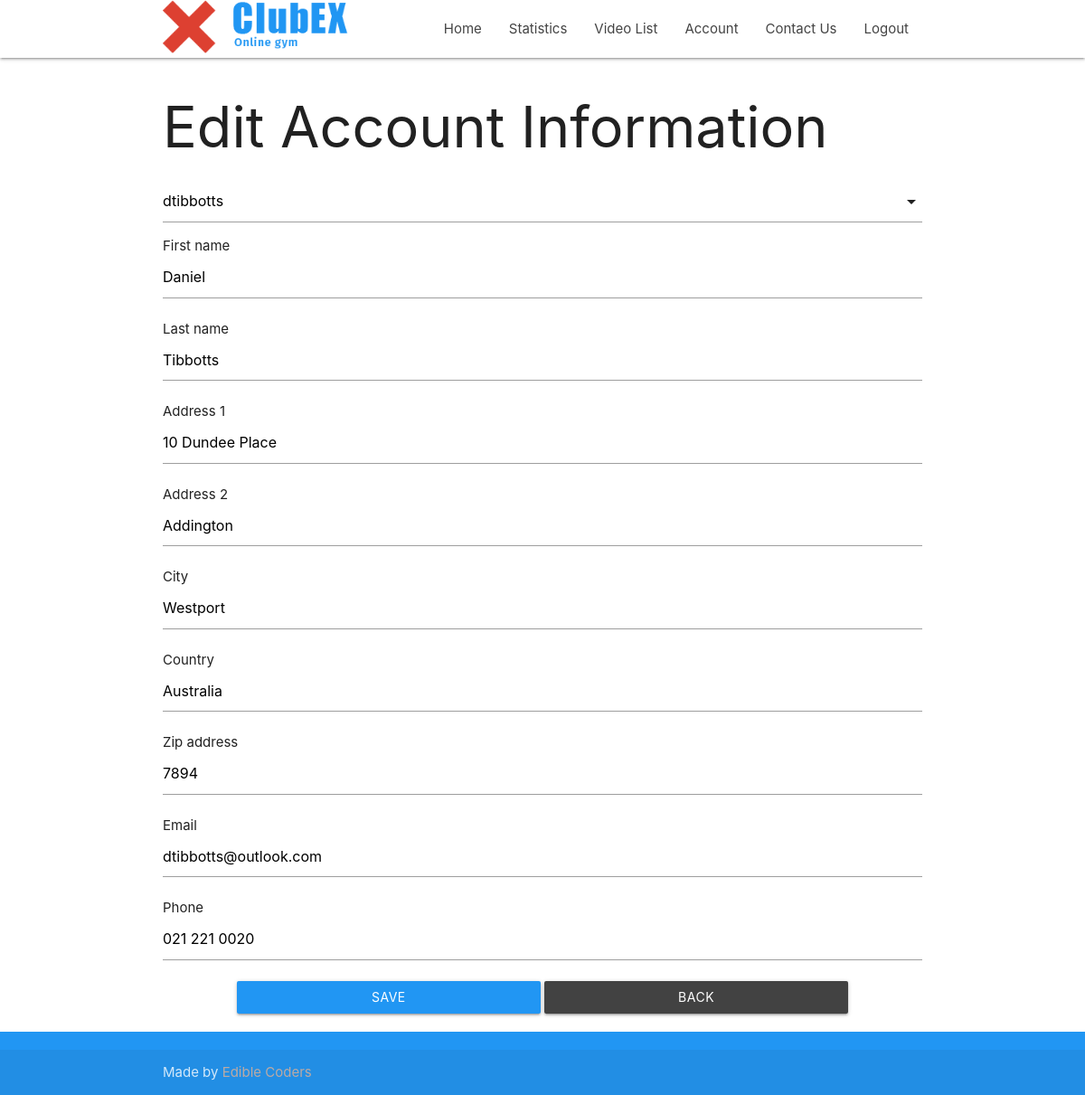
/accounts/edit/64403632-7fae-4686-b512-0621ed46f3c2 (signed in), run on the app's committed database.
### accounts/models.py (models this page shows, shortened)
class Customer(models.Model):
    user = models.OneToOneField(User, on_delete=models.CASCADE, null=True, blank=True, related_name='customer')
    username = models.CharField(max_length=200, blank=True, null=True)
    first_name = models.CharField(max_length=50, default='', null=True, blank=True)
    last_name = models.CharField(max_length=50, default='', null=True, blank=True)
    address_1 = models.CharField(max_length=50, default='', null=True, blank=True)
    address_2 = models.CharField(max_length=50, null=True, blank=True)
    city = models.CharField(max_length=50, default='', null=True, blank=True)
    country = models.CharField(max_length=50, null=True, blank=True)
    zip_address = models.CharField(max_length=10, null=True, blank=True)
    email = models.EmailField(max_length=100, default='', null=True, blank=True)
    phone = models.CharField(max_length=20, default='', null=True, blank=True)
    created = models.DateTimeField(auto_now_add=True)
    id = models.UUIDField(default=uuid.uuid4, unique=True, primary_key=True, editable=True)

### accounts/views.py (the view, shortened to what this page needs)
# urls.py: path('edit/<str:pk>', views.AccountUpdateView.as_view(), name="edit-account"),
class AccountUpdateView(LoginRequiredMixin, UserPassesTestMixin, UpdateView):
    form_class = CustomerForm
    model = Customer
    template_name = 'edit-account.html'
    context_object_name = 'account'
    def test_func(self):
        obj = self.get_object()
        return obj.user == self.request.user

### templates/edit-account.html (shortened to what this page needs)
{% extends 'base.html' %}
{% block content %}
<div class="container">
    <h1>Edit Account Information</h1>
    <form class="col s12" method='post'>
        <div class="input-field col s12">
        </div>
        {% for field in form %}
            <div class="input-field col s12">
                {% if field != form.user %}
                    {{field.label}}
                    {{field}}
                {% endif %}
            </div>
        {% endfor %}
        <div class="row">
            <div class="col s12 center-align">
                <button type="submit" class="waves-effect waves-light blue btn" style="max-width: 40%; width: 100%;" value="save">Save</button>
                <a class="waves-effect waves-light grey darken-3 btn" style="max-width: 40%; width: 100%;" href="{% url 'view-account' %}">Back</a>
            </div>
        </div>
    </form>
</div>
{% endblock content %}

### data on the page
Customer: form "Daniel" "Tibbotts" "10 Dundee Place" "Addington" "Westport" "Australia" "7894" "dtibbotts@outlook.com" "021 221 0020"

### other printed values
{{ field.label }} "First name" "Last name" "Address 1" "Address 2" "City" "Country" "Zip address" "Email" "Phone"
